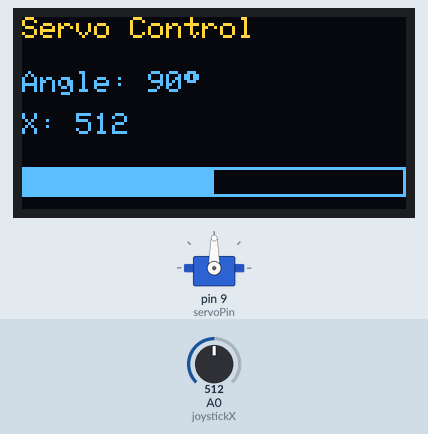
A sketch run on a simulated Arduino Uno, built with avr-gcc and run on an emulated ATmega328P. On the bench: servo, 128×64 one-colour display. The inputs (shaded band) are chosen by the test bench; at power-on: A0 (joystickX) = 512. The OLED is the two-colour kind (top 16 rows yellow).

Above: at 1.2 s.
1.3 s: A0 (joystickX) set to 533
At 1.6 s:
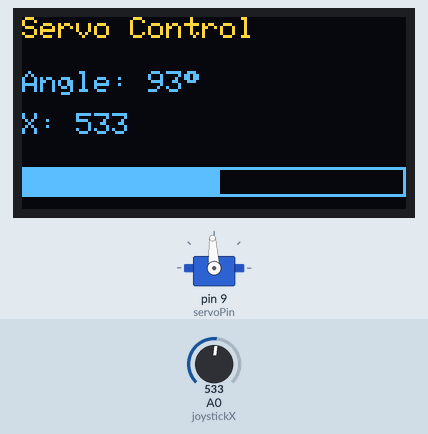
2.8 s: A0 (joystickX) set to 716
At 4.0 s:
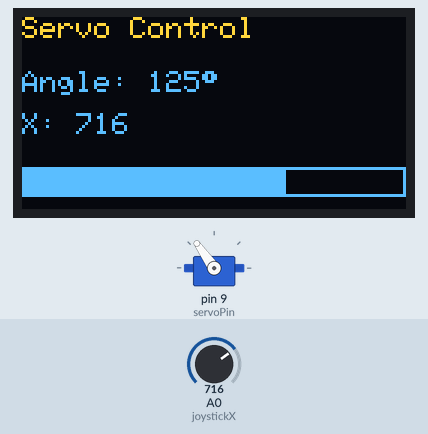
4.3 s: A0 (joystickX) set to 900
At 5.1 s:
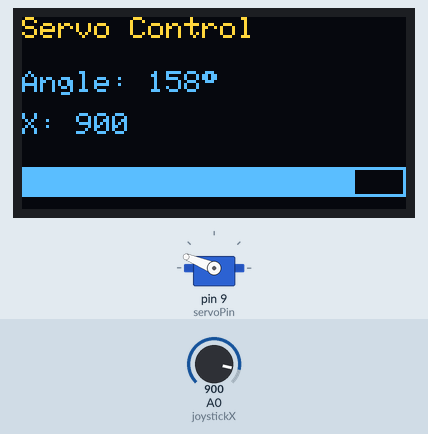
5.8 s: A0 (joystickX) set to 1023
At 6.3 s:
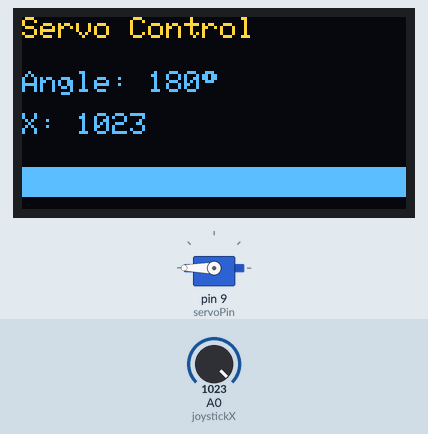
7.3 s: A0 (joystickX) set to 306
At 8.5 s:
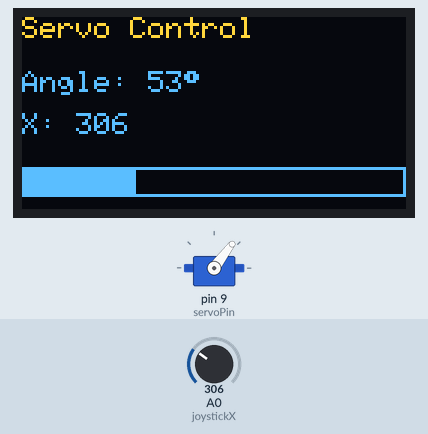
8.8 s: A0 (joystickX) set to 122
At 9.7 s:
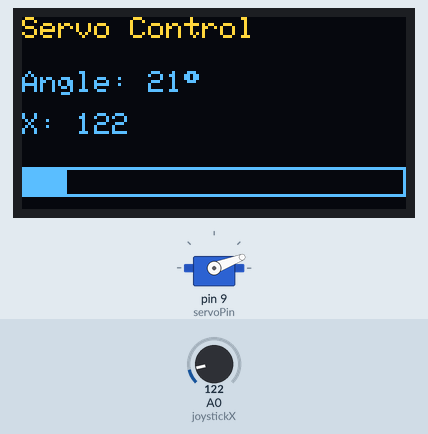
Timing chart, 0 to 11.3 s (numbered marks = the images above; inputs shaded):
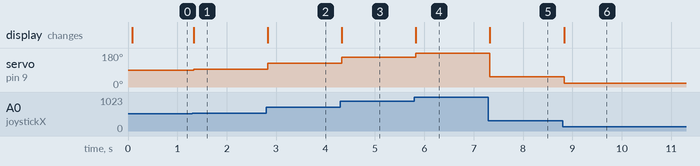

Measured:
- the behaviour switches between 517 and 518 on A0 (joystickX) (found by bisection; images 0 and 1)
- after the input at 1.3 s, servo on pin 9 (servoPin): 90° → 93° at once; the display: changes at once (image 1)
- after the input at 2.8 s, servo on pin 9 (servoPin): 93° → 125° at once; the display: changes at once (image 2)
- after the input at 4.3 s, servo on pin 9 (servoPin): 125° → 158° at once; the display: changes at once (image 3)
- after the input at 5.8 s, servo on pin 9 (servoPin): 158° → 180° at once; the display: changes at once (image 4)
- after the input at 7.3 s, servo on pin 9 (servoPin): 180° → 53° at once; the display: changes at once (image 5)
- after the input at 8.8 s, servo on pin 9 (servoPin): 53° → 21° at once; the display: changes at once (image 6)

The sketch:

Joystick_Servo_Control.ino
```cpp
#include <Wire.h>
#include <Adafruit_GFX.h>
#include <Adafruit_SSD1306.h>
#include <Servo.h>

#define SCREEN_WIDTH 128
#define SCREEN_HEIGHT 64

Adafruit_SSD1306 display(SCREEN_WIDTH, SCREEN_HEIGHT, &Wire, -1);
Servo myServo;

const int joystickX = A0;
const int servoPin = 9;

int lastAngle = -1;

void setup() {
  myServo.attach(servoPin);

  if (!display.begin(SSD1306_SWITCHCAPVCC, 0x3C)) {
    while (1);
  }

  display.clearDisplay();
  display.display();
}

void loop() {

  int xValue = analogRead(joystickX);

  // Map joystick directly to angle
  int angle = map(xValue, 0, 1023, 0, 180);

  // Update only if angle changes
  if (angle != lastAngle) {

    myServo.write(angle);
    lastAngle = angle;

    display.clearDisplay();

    display.setTextSize(1);
    display.setTextColor(SSD1306_WHITE);

    display.setCursor(0, 0);
    display.println("Servo Control");

    display.setCursor(0, 18);
    display.print("Angle: ");
    display.print(angle);
    display.println((char)247);

    display.setCursor(0, 32);
    display.print("X: ");
    display.println(xValue);

    // Angle meter
    display.drawRect(0, 50, 128, 10, SSD1306_WHITE);

    int barWidth = map(angle, 0, 180, 0, 126);
    display.fillRect(1, 51, barWidth, 8, SSD1306_WHITE);

    display.display();
  }
}
```
